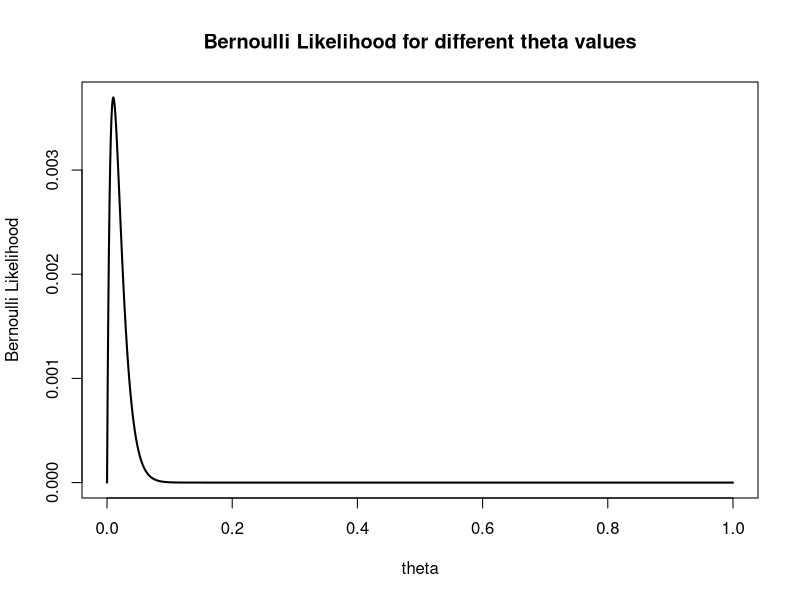
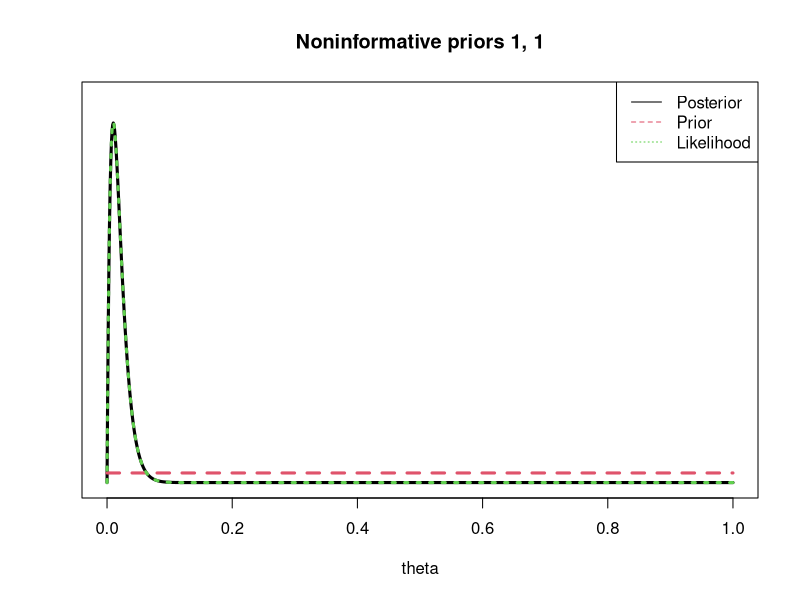
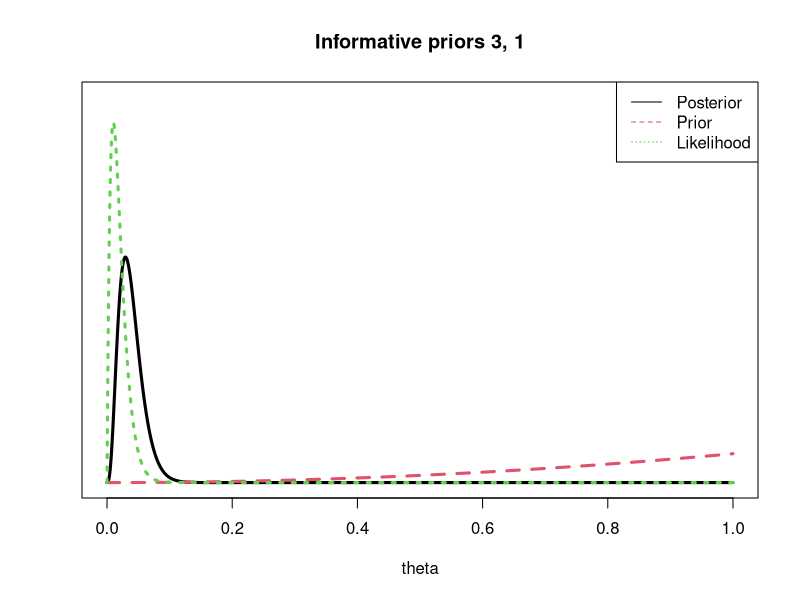
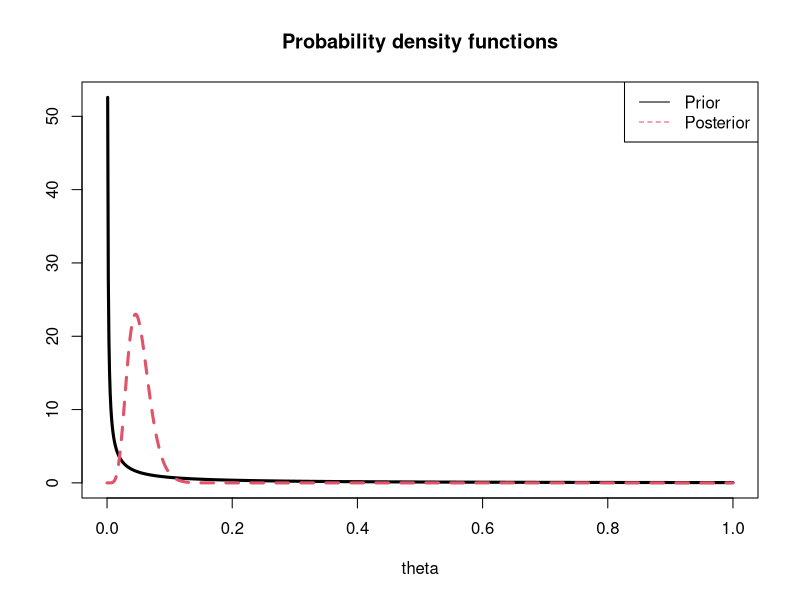
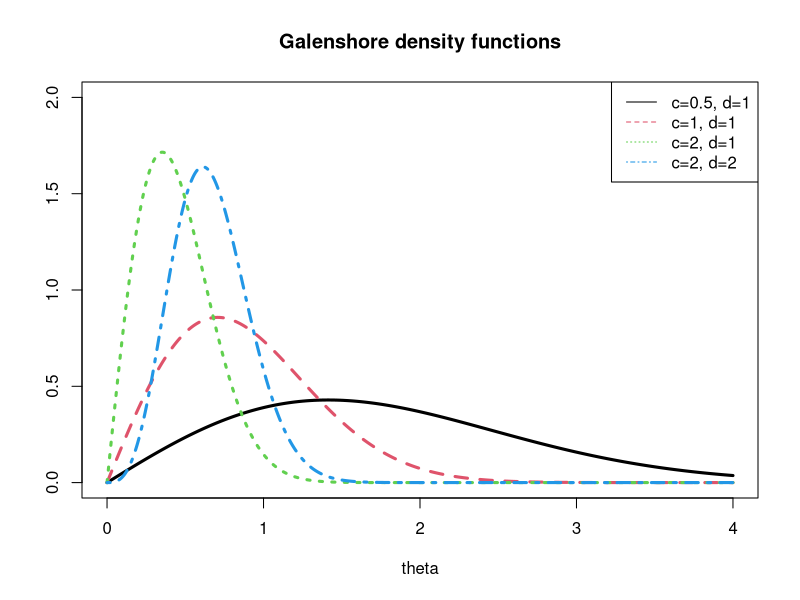

Write R code to recreate these figures, in order.
## ---- chunk 1
# set seed for reproducibility
set.seed(123)
obs.data <- rbinom(n = 100, size = 1, prob = 0.01) # observed data

### Bernoulli LH Function ###
# Input: obs.data, theta
# Output: bernoulli likelihood
Bernoulli_Likelihood <- function(obs, thetas) {
  N <- length(obs)
  x <- sum(obs)
  likelihood <- (thetas^x) * (1-thetas)^(N-x)
  return(likelihood)
}

### Plot LH for a grid of theta values ###
# Create the grid #
theta_seq <- seq(0,1,length=1000)
# Store the LH values
Likelihood_seq <- Bernoulli_Likelihood(obs.data, theta_seq)
# Create the Plot
plot(theta_seq, Likelihood_seq,
     type='l', lwd=2, # line
     main='Bernoulli Likelihood for different theta values',
     xlab='theta',
     ylab='Bernoulli Likelihood')

## ---- chunk 2
prior_to_posterior <- function(obs, a_prior, b_prior) {
  N <- length(obs)
  x <- sum(obs)
  a_posterior <- a_prior + x
  b_posterior <- b_prior + N - x
  return(c(a_posterior, b_posterior))
}

# non-informative prior 1, 1
prior_to_posterior(obs.data, 1, 1)
# informative prior 3, 1
prior_to_posterior(obs.data, 3, 1)

## ---- chunk 3
# plot posterior distribution together with prior and likelihood
plot_distributions <- function(title, obs, thetas, a_prior, b_prior) {
  posteriors <- prior_to_posterior(obs, a_prior, b_prior)
  # plot posterior
  plot(thetas,
       dbeta(thetas, shape1=posteriors[1], shape2=posteriors[2]),
       main=title,
       type='l', lwd=3,
       ylab='',
       xlab='theta',
       yaxt='n',
       ylim = c(0,40))
  # add plot prior
  lines(thetas, dbeta(thetas, shape1=a_prior, shape2=b_prior), 
        col=2, lty=2, lwd=3)
  # add plot likelihood
  LH <- Bernoulli_Likelihood(obs, thetas)
  lines(thetas, 1000*LH/sum(LH), 
        col=3, lty=3, lwd=3) # normalize
  legend("topright", legend=c("Posterior", "Prior", "Likelihood"),
         lty=c(1,2,3), col=c(1,2,3))
}


plot_distributions('Noninformative priors 1, 1',
                   obs.data, theta_seq, 1, 1)
plot_distributions('Informative priors 3, 1',
                   obs.data, theta_seq, 3, 1)
## ---- chunk 4
X <- c(20.9, 69.7, 3.6, 21.8, 21.4, 0.4, 6.7, 10.0)
# prior parameters
a <- 0.1
b <- 1.0
# posterior parameters
an <- a + length(X)
bn <- b + sum(X)

theta_seq <- seq(0, 1, length=1000)

# plot prior p.d.f.
plot(theta_seq,
     dgamma(theta_seq, shape=a, rate=b),
     main='Probability density functions',
     type='l', lwd=3,
     ylab='',
     xlab='theta',
     # yaxt='n'
     # ylim = c(0,40),
     )
# add posterior p.d.f.
lines(theta_seq, dgamma(theta_seq, shape=an, rate=bn),
      col=2, lty=2, lwd=3)
legend("topright", legend=c("Prior", "Posterior"),
       lty=c(1,2), col=c(1,2))


## ---- chunk 5
# plot Galenshore density with different parameters
Galenshore_Likelihood <- function(theta, c, d) {
  # comparing to the formula in the question:
  # y is replaced by theta
  # a is replaced by c
  # theta is replaced by d
  LH <- 2/gamma(c)*d^(2*c)*theta^(2*c-1)*exp(-d^2*theta^2)
  return(LH)  
}
theta_seq <- seq(0,4, length=1000)

# plot prior p.d.f.
plot(theta_seq,
     Galenshore_Likelihood(theta_seq, 1, .5),
     main='Galenshore density functions',
     type='l', lwd=3,
     ylab='',
     xlab='theta',
     # yaxt='n'
     ylim = c(0,2),
     )
# add lines
lines(theta_seq, Galenshore_Likelihood(theta_seq, 1, 1),
      col=2, lty=2, lwd=3)
lines(theta_seq, Galenshore_Likelihood(theta_seq, 1, 2),
      col=3, lty=3, lwd=3)
lines(theta_seq, Galenshore_Likelihood(theta_seq, 2, 2),
      col=4, lty=4, lwd=3)
legend("topright", 
       legend=c("c=0.5, d=1",
                "c=1, d=1",
                "c=2, d=1",
                "c=2, d=2"),
       lty=c(1,2,3,4), col=c(1,2,3,4))
